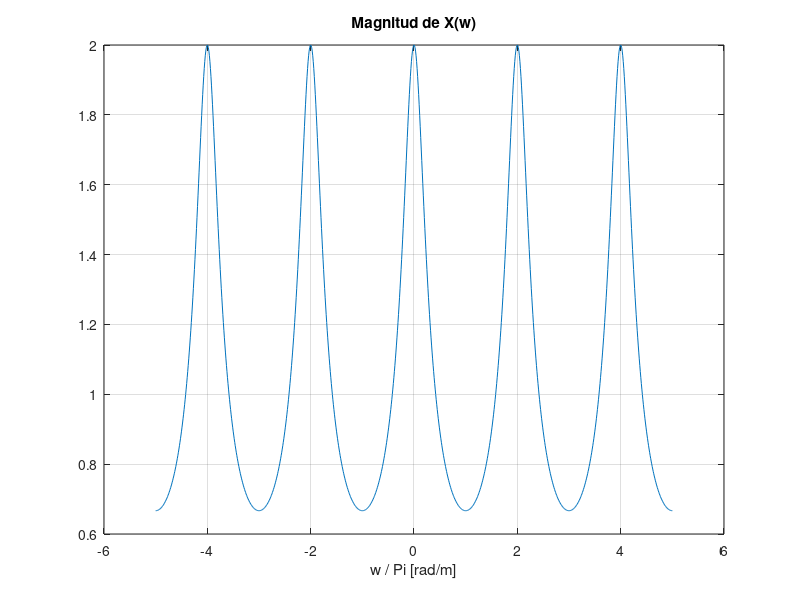

Reproduce this figure in MATLAB.
clc;
clear all;

w = [-5 : 0.01 : 5] * pi;
X = exp(j*w) ./ (exp(j*w) - 0.5);
plot(w/pi, abs(X)); grid
xlabel('w / Pi [rad/m]');
title('Magnitud de X(w)');